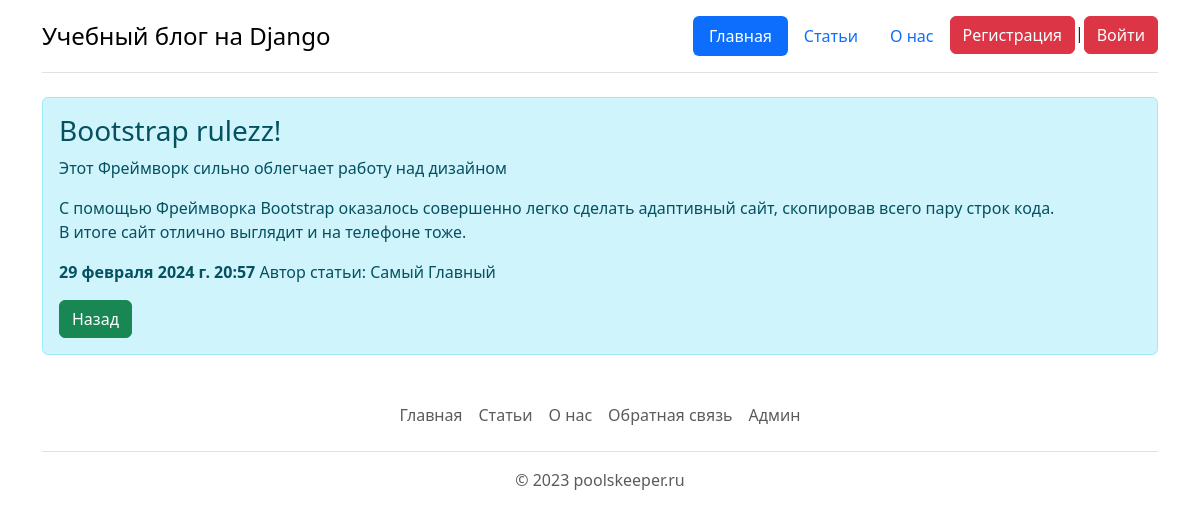
The page /detail/52 on the database its author committed.
### main/models.py (models this page shows, shortened)
class Article(models.Model):
    id = models.AutoField('id', primary_key=True)
    title = models.CharField('Заголовок', max_length=100, null=False)
    intro = models.CharField('Анонс', max_length=300, null=False)
    text = models.TextField('Статья', null=False)
    slag = models.CharField('slug', max_length=100, null=False)
    date = models.DateTimeField('Время', default=timezone.now())
    author = models.ForeignKey(User, verbose_name='Автор статьи', on_delete=models.CASCADE)
    class Meta:
        verbose_name = 'Статья'
        verbose_name_plural = 'Статьи'

### main/views.py (the view)
# urls.py: path('detail/<int:id>', views.detail, name='detail'),
def detail(request, id):
    article = Article.objects.get(pk=id)
    context = {
        'title': article.title,
        'article': article,
    }
    return render(request, 'main/detail.html', context=context)

### main/templates/main/detail.html (shortened to what this page needs)
{% extends 'main/base.html' %}
{% block body %}
            <div class="alert alert-info mt-2" >
                <h3>{{ article.title }}</h3>
                <p>{{ article.intro }}</p>
                <p>{{ article.text|linebreaks }}</p>
                <p><b>{{ article.date }} </b>Автор статьи:
                    {% if article.author.first_name %}
                    {{article.author.first_name}}
                    {{article.author.last_name}}
                    {% else %}
                    {{article.author}}
                    {% endif %}
                </p>
                <a  onclick="javascript:history.back(); return false;" class="btn btn-success">Назад</a>
            </div>
{% endblock %}

### rows shown on the page
Article: title "Bootstrap rulezz!", intro "Этот Фреймворк сильно облегчает работу над дизайном", text "С помощью Фреймворка Bootstrap оказалось совершенно легко сделать адаптивный сайт, скопировав всего пару строк кода. В итоге сайт отлично выглядит и на телефоне тоже.", date "29 февраля 2024 г. 20:57", author.first_name "Самый", author.last_name "Главный"
